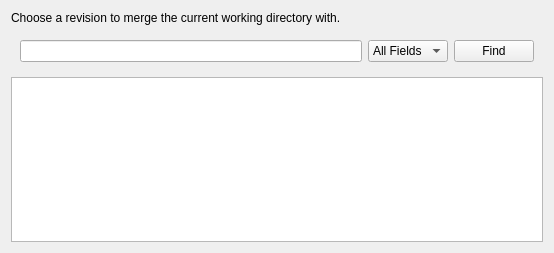
<ui version="4.0" >
 <class>mergeRevisionSelection</class>
 <widget class="QWidget" name="mergeRevisionSelection" >
  <property name="geometry" >
   <rect>
    <x>0</x>
    <y>0</y>
    <width>554</width>
    <height>253</height>
   </rect>
  </property>
  <property name="windowTitle" >
   <string>Form</string>
  </property>
  <layout class="QVBoxLayout" name="verticalLayout" >
   <item>
    <widget class="QLabel" name="historyChoiceLabel" >
     <property name="text" >
      <string>Choose a revision to merge the current working directory with.</string>
     </property>
     <property name="wordWrap" >
      <bool>true</bool>
     </property>
    </widget>
   </item>
   <item>
    <widget class="QWidget" native="1" name="widget_2" >
     <layout class="QHBoxLayout" name="horizontalLayout_2" >
      <item>
       <widget class="QLineEdit" name="findLineEdit" />
      </item>
      <item>
       <widget class="QComboBox" name="fieldComboBox" >
        <item>
         <property name="text" >
          <string>All Fields</string>
         </property>
        </item>
       </widget>
      </item>
      <item>
       <widget class="QPushButton" name="findButton" >
        <property name="text" >
         <string>Find</string>
        </property>
       </widget>
      </item>
     </layout>
    </widget>
   </item>
   <item>
    <widget class="QTableView" name="historyView" />
   </item>
  </layout>
 </widget>
 <resources/>
 <connections/>
</ui>
